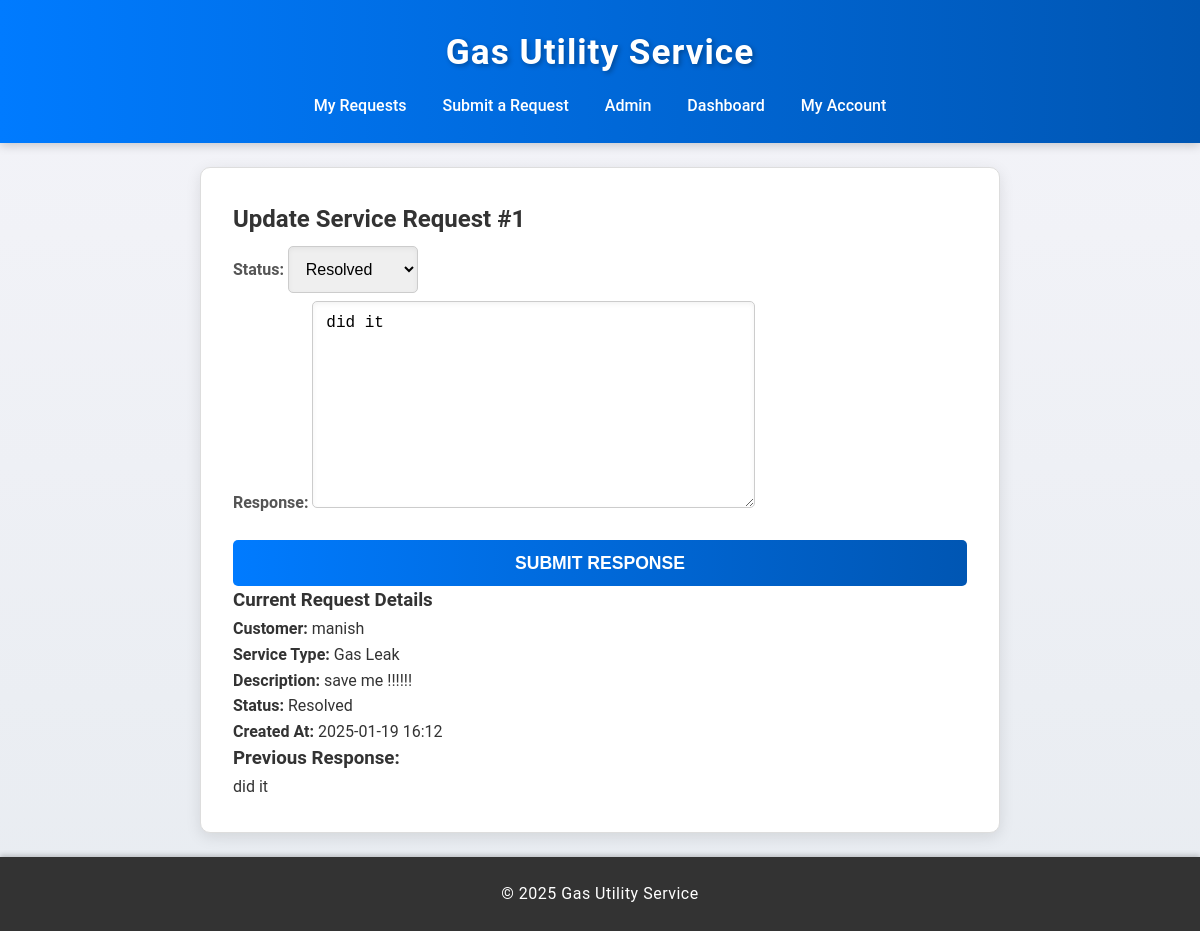
Page /update/1/ (signed in) on the committed database.
### service_requests/models.py (models this page shows)
class ServiceRequest(models.Model):
    SERVICE_TYPES = [
        ('gas_leak', 'Gas Leak'),
        ('billing', 'Billing Issue'),
        ('account', 'Account Update'),
    ]
    STATUS_CHOICES = [
        ('pending', 'Pending'),
        ('in_progress', 'In Progress'),
        ('resolved', 'Resolved'),
    ]
    customer = models.ForeignKey(Customer, on_delete=models.CASCADE)
    service_type = models.CharField(max_length=20, choices=SERVICE_TYPES)
    description = models.TextField()
    status = models.CharField(max_length=20, choices=STATUS_CHOICES, default='pending')
    created_at = models.DateTimeField(auto_now_add=True)
    updated_at = models.DateTimeField(auto_now=True)
    resolved_at = models.DateTimeField(null=True, blank=True)
    attachments = models.FileField(upload_to='attachments/', blank=True, null=True)
    response = models.TextField(null=True, blank=True)  # Add the response field here

class Customer(models.Model):
    user = models.OneToOneField(User, on_delete=models.CASCADE)
    phone_number = models.CharField(max_length=15)
    address = models.TextField()

### service_requests/views.py (the view, shortened to what this page needs)
# urls.py: path('update/<int:pk>/', ServiceRequestUpdateView.as_view(), name='update_service_request'),
class ServiceRequestUpdateView(LoginRequiredMixin, UpdateView):
    model = ServiceRequest
    form_class = SupportResponseForm
    template_name = 'service_requests/update_service_request.html'
    context_object_name = 'service_request'
    def get_queryset(self):
        return ServiceRequest.objects.filter(customer=self.request.user.customer)

### service_requests/forms.py
class SupportResponseForm(forms.ModelForm):
    class Meta:
        model = ServiceRequest
        fields = ['status', 'response']

### service_requests/templates/service_requests/update_service_request.html (shortened to what this page needs)
{% extends "base.html" %}
{% block content %}
<h2>Update Service Request #{{ service_request.id }}</h2>
<form method="post">
    {{ form.as_p }}
    <button type="submit">Submit Response</button>
</form>
<h3>Current Request Details</h3>
<p><strong>Customer:</strong> {{ service_request.customer.user.username }}</p>
<p><strong>Service Type:</strong> {{ service_request.get_service_type_display }}</p>
<p><strong>Description:</strong> {{ service_request.description }}</p>
<p><strong>Status:</strong> {{ service_request.get_status_display }}</p>
<p><strong>Created At:</strong> {{ service_request.created_at|date:"Y-m-d H:i" }}</p>
{% if service_request.response %}
    <h3>Previous Response:</h3>
    <p>{{ service_request.response }}</p>
{% else %}
    <p>No response provided yet.</p>
<a href="{% url 'update_service_request' service_request.id %}">Update this request</a>
{% endif %}
{% endblock %}

### static/style.css (style rules this page uses)
* { margin: 0; padding: 0; box-sizing: border-box; }
body { font-family: 'Roboto', Arial, sans-serif; line-height: 1.6; background: linear-gradient(to bottom, #f4f4f9, #e8ecf1); color: #333; display: flex; flex-direction: column; min-height: 100vh; overflow-x: hidden; }
form { display: flex; flex-direction: column; animation: slideIn 0.8s ease-out; }
form label { font-weight: bold; margin-top: 1.2rem; color: #555; }
form input[type="text"], form input[type="password"], form input[type="file"], form textarea, form select { padding: 0.8rem; border: 1px solid #ccc; border-radius: 5px; margin-top: 0.5rem; font-size: 1rem; transition: all 0.3s ease; box-shadow: inset 0 2px 5px rgba(0, 0, 0, 0.05); }
form button { margin-top: 1.5rem; padding: 0.8rem; background: linear-gradient(90deg, #007bff, #0056b3); color: #fff; border: none; border-radius: 5px; cursor: pointer; font-size: 1.1rem; font-weight: bold; text-transform: uppercase; transition: background 0.3s ease, transform 0.2s ease; }

### rows in the picture
ServiceRequest: id "1", status "Resolved", response "did it", customer.user.username "manish", service_type "Gas Leak", description "save me !!!!!!", created_at "2025-01-19 16:12"
